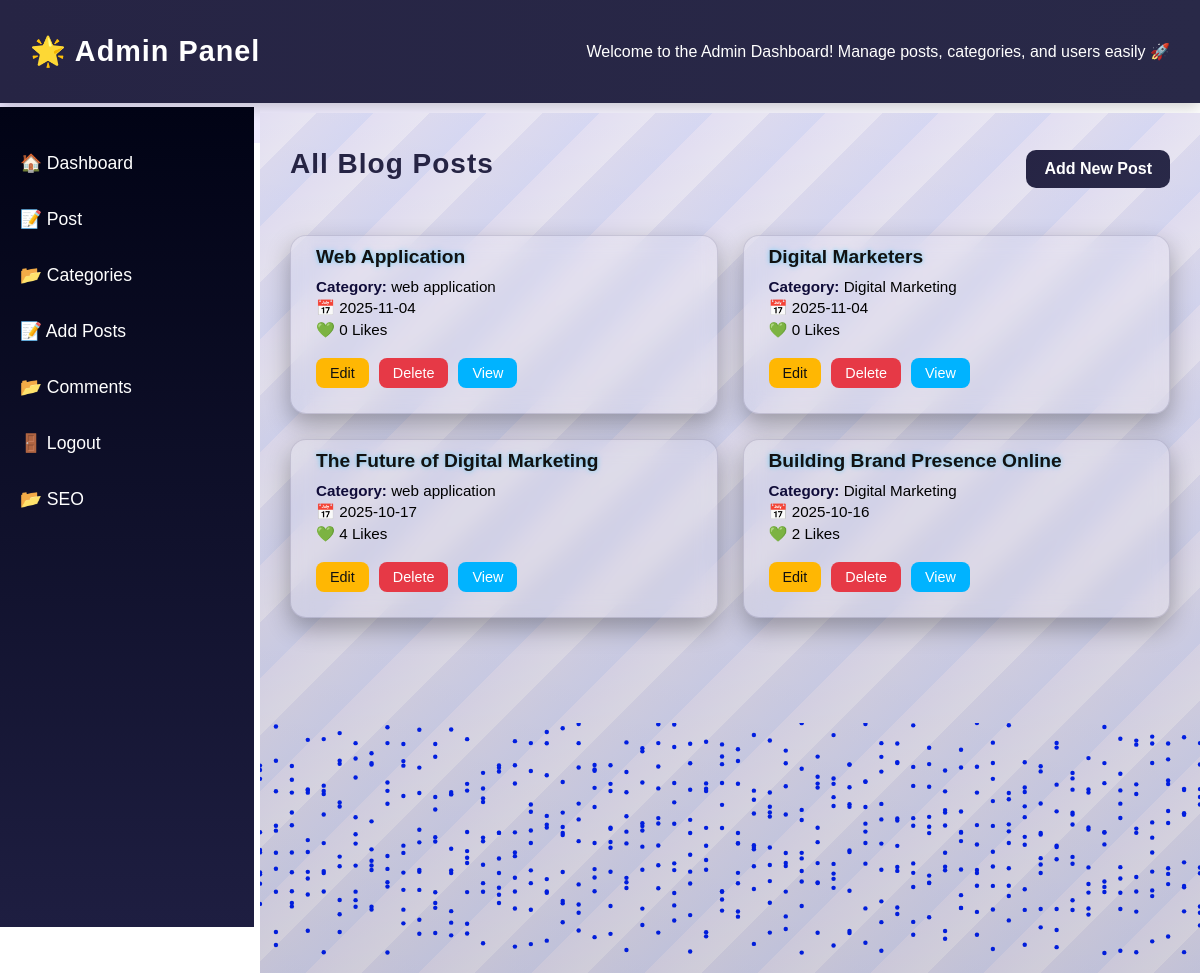
Page /blog_projects/admin/posts.php on the committed database.
### tables this page shows
CREATE TABLE `posts` (
  `id` int(11) NOT NULL,
  `title` varchar(255) NOT NULL,
  `content` text NOT NULL,
  `category_id` int(11) DEFAULT NULL,
  `image` varchar(255) DEFAULT NULL,
  `meta_description` varchar(255) DEFAULT NULL,
  `created_at` datetime DEFAULT current_timestamp(),
  `Author` varchar(100) NOT NULL,
  `likes` int(11) NOT NULL DEFAULT 0,
  `slug` varchar(255) NOT NULL,
  `meta_title` varchar(255) DEFAULT NULL,
  `meta_keywords` varchar(255) DEFAULT NULL,
  `image_alt` varchar(255) DEFAULT NULL
);

CREATE TABLE `categories` (
  `id` int(11) NOT NULL,
  `name` varchar(150) NOT NULL,
  `slug` varchar(150) NOT NULL
);

### blog_projects/admin/posts.php (the view, shortened to what this page needs)
<?php
include 'inc/header.php';
include 'inc/sidebar.php';
$res = $conn->query("SELECT p.*, c.name AS category FROM posts p LEFT JOIN categories c ON p.category_id=c.id ORDER BY p.created_at DESC");
?>
<main class="main-content post-page">
  <div id="wave-container"></div>
  <section class="post-header">
    <h2>All Blog Posts</h2>
    <a class="btn-add" href="add_post.php">Add New Post</a>
  </section>
  <section class="post-list">
    <?php while($p = $res->fetch_assoc()): ?>
      <div class="post-card">
        <div class="post-info">
          <h3><?=htmlspecialchars($p['title'])?></h3>
          <p class="category"><span>Category:</span> <?=htmlspecialchars($p['category'])?></p>
          <p class="date">📅 <?=date("Y-m-d", strtotime($p['created_at']))?></p>
          <p class="likes">💚 <?=intval($p['likes'])?> Likes</p>
        </div>
        <div class="post-actions">
          <a class="btn btn-edit" href="edit_post.php?id=<?=$p['id']?>">Edit</a>
          <a class="btn btn-delete" href="delete.php?id=<?=$p['id']?>" onclick="return confirm('Delete?')">Delete</a>
          <a class="btn btn-view" href="../single_post.php?id=<?=$p['id']?>" target="_blank">View</a>
        </div>
      </div>
    <?php endwhile; ?>
  </section>
</main>
<script>
document.addEventListener("DOMContentLoaded", () => {
  const canvas = document.createElement("canvas");
  canvas.id = "wave";
  document.getElementById("wave-container").appendChild(canvas);
  const ctx = canvas.getContext("2d");
  let width, height, dots = [], waveHeight = 25, dotCountX = 60, dotCountY = 10;
  function resize() {
    width = canvas.width = document.getElementById("wave-container").offsetWidth;
    height = canvas.height = document.getElementById("wave-container").offsetHeight;
    dots = [];
    for (let y = 0; y < dotCountY; y++) {
      for (let x = 0; x < dotCountX; x++) {
        dots.push({
          x: (x / (dotCountX - 1)) * width,
          y: height / 2 + (y - dotCountY / 2) * 20,
          offset: Math.random() * 1000
        });
      }
    }
  }
  function animate(time) {
    ctx.clearRect(0, 0, width, height);
    ctx.fillStyle = "#0022ffff";
    dots.forEach((dot) => {
      const wave = Math.sin((dot.x / 80) + (time / 700) + dot.offset) * waveHeight;
      const y = dot.y + wave;
      ctx.beginPath();
      ctx.arc(dot.x, y, 2.2, 0, Math.PI * 2);
      ctx.fill();
    });
    requestAnimationFrame(animate);
  }
  window.addEventListener("resize", resize);
  resize();
  animate(0);
});
</script>

### blog_projects/admin/inc/header.php (shortened to what this page needs)
<!DOCTYPE html>
<html lang="en">
<head>
  <link rel="stylesheet" href="assets/css/style.css">
</head>
<body>
  <header class="admin-header">
    <h1 class="logo">🌟 Admin Panel</h1>
    <div class="scroll-text">
      <marquee behavior="scroll" direction="left" scrollamount="6">
        Welcome to the Admin Dashboard! Manage posts, categories, and users easily 🚀
      </marquee>
    </div>
  </header>
  <div class="admin-container">
    <?php include 'sidebar.php'; ?>

### blog_projects/admin/inc/sidebar.php
<aside class="sidebar">
  <ul>
    <li><a href="dashboard.php" >🏠 Dashboard</a></li>
    <li><a href="posts.php">📝 Post</a></li>
    <li><a href="categories.php">📂 Categories</a></li>
     <li><a href="add_post.php">📝 Add Posts</a></li>
    <li><a href="comments.php">📂 Comments</a></li>
    <li><a href="logout.php">🚪 Logout</a></li>
  <li><a href="seo_settings.php">📂 SEO</a></li>
  </ul>
</aside>

### blog_projects/admin/assets/css/style.css (style rules this page uses)
body { margin: 0; font-family: "Poppins", sans-serif; background: linear-gradient(to right, #ebe6ff, #ffffff); color: black; overflow-x: hidden; }
.admin-container { background-color:white; }
.admin-header { background: linear-gradient(90deg, #262444,#292948); color: #fff; padding: 15px 30px; display: flex; justify-content: space-between; align-items: center; animation: fadeDown 1s ease-in-out; box-shadow: 0 4px 15px rgba(0,0,0,0.2); }
.logo { font-size: 1.8rem; font-weight: bolder; letter-spacing: 1px; }
.sidebar { width: 254px; background: linear-gradient(180deg,#010315,#1e1e41); height: 100vh; padding-top: 20px; position: fixed; top: 68px; left: 0; animation: slideIn 1s ease; margin-top: 39px; }
.sidebar ul { list-style: none; padding: 0; }
.sidebar ul li { margin: 15px 0; }
.sidebar ul li a { color:white; text-decoration: none; font-size: 1.1rem; padding: 10px 20px; display: block; border-radius: 8px; transition: all 0.3s; }
.admin-container { display: flex; margin-top: 40px; }
.main-content { margin-left: 240px; padding: 40px; flex: 1; animation: fadeUp 1s ease-in-out; }
p { color: #1b0936; font-weight: 500; margin-top: 10px; }
.main-content { position: relative; padding: 60px 80px; min-height: 100vh; overflow: hidden; z-index: 1; color: #fff; margin-left: 17%; }
.post-page::before { content: ""; position: absolute; inset: 0; background: repeating-linear-gradient( 135deg, #e3dcff 0px, #ede8ff 40px, #d8d4f8 40px, #cdd0ff 80px ); animation: moveStripes 12s linear infinite; opacity: 0.6; z-index: 0; }
.post-page::after { content: ""; position: absolute; inset: 0; background: linear-gradient(180deg, rgba(0,0,0,0.05), rgba(0,0,0,0.15)); z-index: 0; }
.post-header { position: relative; z-index: 2; display: flex; justify-content: space-between; align-items: center; margin-bottom: 40px; }
.post-header h2 { font-size: 2rem; font-weight: 600; color:#1b0936; letter-spacing: 1px; }
.btn-add { background: linear-gradient(135deg, #262444,#292948); color:white; font-weight: 600; text-decoration: none; padding: 10px 18px; border-radius: 10px; transition: 0.3s ease; }
.post-list { display: grid; grid-template-columns: repeat(auto-fit, minmax(280px, 1fr)); gap: 25px; position: relative; z-index: 2; }
.post-card { background: rgba(255, 255, 255, 0.08); border-radius: 16px; padding: 25px; backdrop-filter: blur(10px); border: 1px solid rgba(41, 34, 74, 0.15); box-shadow: 0 10px 25px rgba(0, 0, 0, 0.3); transition: transform 0.3s ease, box-shadow 0.3s ease; display: flex; flex-direction: column; justify-content: space-between; }
.post-info h3 { font-size: 1.2rem; margin-bottom: 10px; color:black; text-shadow: 0 0 5px rgba(0, 195, 255, 0.5); }
.post-info p { font-size: 0.95rem; margin: 4px 0; color:black; }
.post-info span { color:rgb(16, 12, 57); font-weight: 650; }
.post-actions { margin-top: 15px; display: flex; justify-content: flex-start; flex-wrap: wrap; gap: 10px; }
.post-actions .btn { text-decoration: none; padding: 7px 14px; border-radius: 8px; font-size: 0.9rem; font-weight: 500; transition: 0.3s; }
.btn-edit { background: #ffb703; color: #111; }
.btn-delete { background: #e63946; color: #fff; }
.btn-view { background: #00b3ff; color: #fff; }
.main-content { padding: 30px; background: #f7f6fd; min-height: 100vh; font-family: 'Arial', sans-serif; margin-top: -30px; }
.main-content h2 { color:#262444; font-size: 28px; margin-bottom: 25px; }
.main-content { padding: 30px; background: #fdf6f8; min-height: 100vh; font-family: 'Arial', sans-serif; }
.main-content { padding: 30px; background: #0e0e0e; min-height: 100vh; font-family: Arial, sans-serif; }
.main-content h3 { color: #121212; margin-bottom: 10px; margin-top: -15px; }
.main-content h2 { color:#262444; margin-bottom: 15px; margin-top: 5px; }
.main-content { position: relative; z-index: 1; overflow: hidden; margin-top: -30px; background-color: white; margin-left:260px; }
#wave-container { position: absolute; bottom: 0; left: 0; width: 100%; height: 250px; overflow: hidden; z-index: 0; pointer-events: none; }

### rows in the picture
posts: title "Web Application", category.name "web application", created_at "2025-11-04", likes "0"
posts: title "Digital Marketers", category.name "Digital Marketing", created_at "2025-11-04", likes "0"
posts: title "The Future of Digital Marketing", category.name "web application", created_at "2025-10-17", likes "4"
posts: title "Building Brand Presence Online", category.name "Digital Marketing", created_at "2025-10-16", likes "2"
